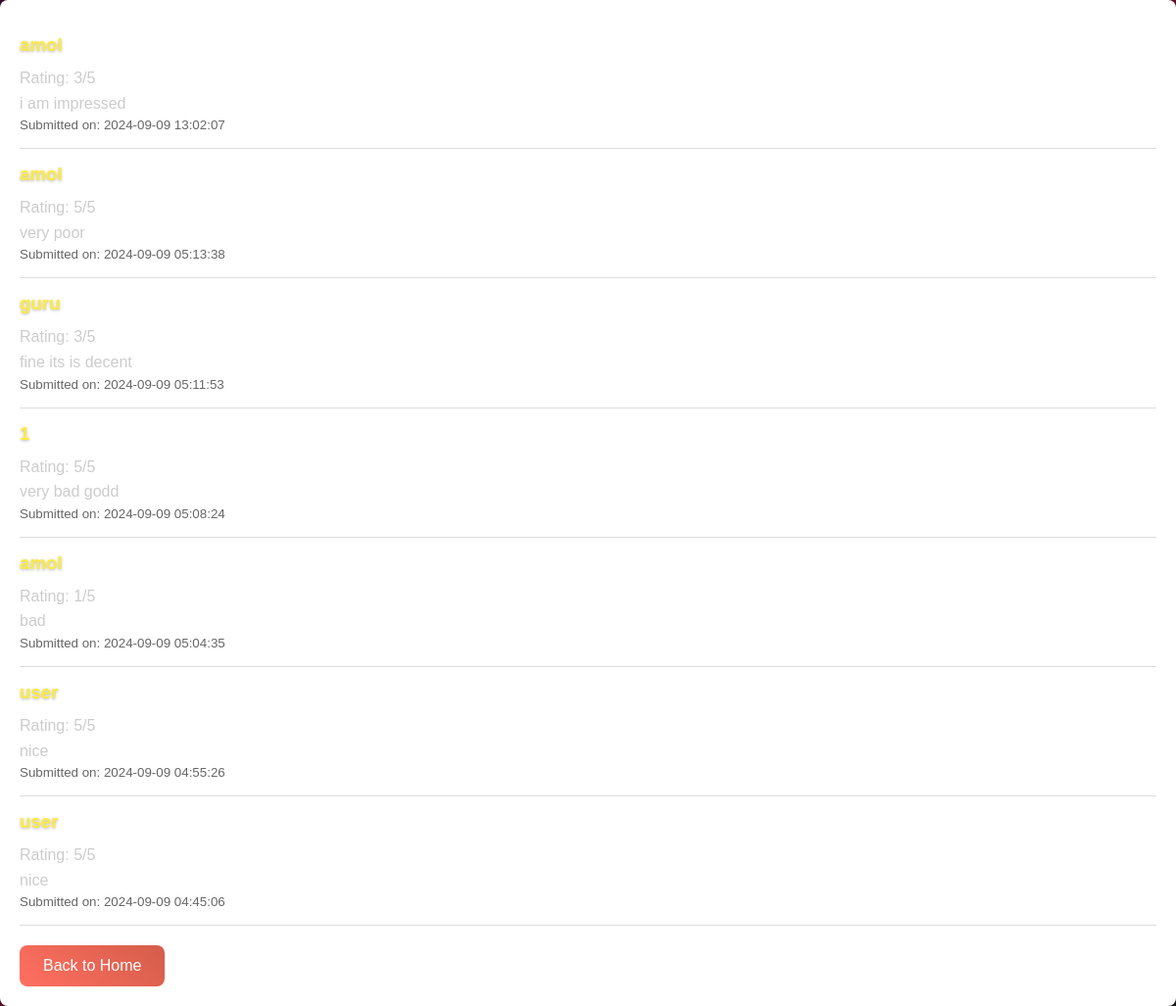
The app's page /modules/review.php with its own data.
### tables this page shows
CREATE TABLE `feedback` (
  `id` int(11) NOT NULL,
  `name` varchar(100) NOT NULL,
  `email` varchar(100) NOT NULL,
  `rating` int(11) NOT NULL CHECK (`rating` >= 1 and `rating` <= 5),
  `message` text NOT NULL,
  `submitted_at` timestamp NOT NULL DEFAULT current_timestamp()
);

### modules/review.php (the view, shortened to what this page needs)
<?php
$host = 'localhost';
$dbname = 'dinehub';
$username = 'root';
$password = '';
$conn = new mysqli($host, $username, $password, $dbname);
$sql = "SELECT name, rating, message, submitted_at FROM feedback ORDER BY submitted_at DESC";
$result = $conn->query($sql);
?>
<!DOCTYPE html>
<html lang="en">
<head>
    <link rel="stylesheet" href="review.css">
</head>
<body>
    <div class="container">
        <div id="reviewsContainer">
            <?php
            if ($result->num_rows > 0) {
                while ($row = $result->fetch_assoc()) {
                    echo "<div class='review'>";
                    echo "<h3>" . htmlspecialchars($row['name']) . "</h3>";
                    echo "<p>Rating: " . htmlspecialchars($row['rating']) . "/5</p>";
                    echo "<p>" . htmlspecialchars($row['message']) . "</p>";
                    echo "<small>Submitted on: " . htmlspecialchars($row['submitted_at']) . "</small>";
                    echo "</div>";
                }
            } else {
                echo "<p>No reviews available yet.</p>";
            }
            ?>
        </div>
        <div class="back-home">
            <a href="home.html" class="back-home-btn">Back to Home</a>
        </div>
    </div>
</body>
</html>

### modules/review.css (style rules this page uses)
body { font-family: Arial, sans-serif; background: linear-gradient(135deg, #3a0a2b, #6b0f2d, #1b1b1b); color: #ccc; margin: 0; padding: 0; }
.container { max-width: 1200px; margin: 0 auto; padding: 20px; background: #fff; border-radius: 8px; box-shadow: 0 4px 8px rgba(0, 0, 0, 0.2); animation: fadeIn 1s ease-out; }
.review { border-bottom: 1px solid #ddd; padding: 15px 0; transition: background 0.3s ease; }
.review h3 { margin: 0 0 10px; color: #ffeb3b; text-shadow: 0 1px 3px rgba(0, 0, 0, 0.3); }
.review p { margin: 0; line-height: 1.6; }
.review small { color: #666; }
.back-home { margin-top: 20px; }
.back-home-btn { display: inline-block; padding: 12px 24px; background: linear-gradient(45deg, #ff6f61, #d55d4a); color: #fff; text-decoration: none; border-radius: 8px; font-size: 16px; transition: background 0.3s ease, transform 0.3s ease, box-shadow 0.3s ease; animation: pulse 2s infinite; }

### records on screen
feedback: name "amol", rating "3", message "i am impressed", submitted_at "2024-09-09 13:02:07"
feedback: name "amol", rating "5", message "very poor", submitted_at "2024-09-09 05:13:38"
feedback: name "guru", rating "3", message "fine its is decent", submitted_at "2024-09-09 05:11:53"
feedback: name "1", rating "5", message "very bad godd", submitted_at "2024-09-09 05:08:24"
feedback: name "amol", rating "1", message "bad", submitted_at "2024-09-09 05:04:35"
feedback: name "user", rating "5", message "nice", submitted_at "2024-09-09 04:55:26"
feedback: name "user", rating "5", message "nice", submitted_at "2024-09-09 04:45:06"
